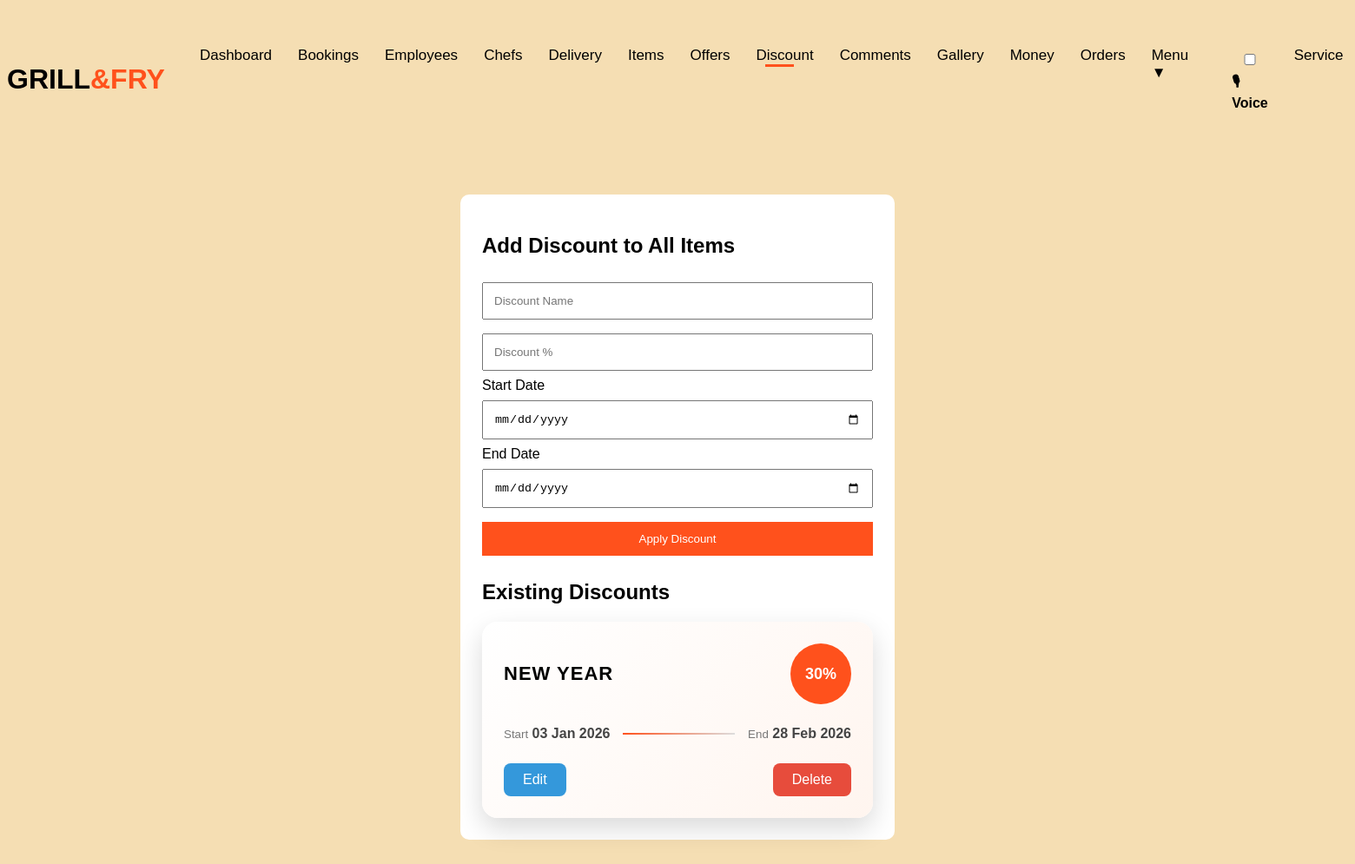
/admin_add_discount.php (signed in), run on the app's committed database.
### tables this page shows
CREATE TABLE `global_discounts` (
  `id` int(11) NOT NULL,
  `discount_name` varchar(100) NOT NULL,
  `discount_percent` int(11) NOT NULL,
  `start_date` date NOT NULL,
  `end_date` date NOT NULL,
  `is_active` tinyint(1) DEFAULT 1,
  `created_at` timestamp NOT NULL DEFAULT current_timestamp()
);

### admin_add_discount.php (the view, shortened to what this page needs)
<?php
require 'connection.php';
$discounts = $connection->query("
    SELECT *
    FROM global_discounts
    ORDER BY start_date DESC
");
include 'admin_nav.php';
?>
<!DOCTYPE html>
<html>
<head>
</head>
<body>
<div class="box">
<h2>Add Discount to All Items</h2>
<form method="post">
<input type="text" name="discount_name" placeholder="Discount Name" required>
<input type="number" name="discount_percent" min="1" max="90" placeholder="Discount %" required>
<label>Start Date</label>
<input type="date" name="start_date" required>
<label>End Date</label>
<input type="date" name="end_date" required>
<button type="submit">Apply Discount</button>
</form>
<div class="discounts-section">
    <h2>Existing Discounts</h2>
    <div class="discount-grid">
        <?php while ($d = $discounts->fetch_assoc()): ?>
        <div class="discount-card-pro">
            <div class="top-row">
                <h3><?= strtoupper(htmlspecialchars($d['discount_name'])) ?></h3>
                <div class="percent-circle">
                    <?= $d['discount_percent'] ?>%
                </div>
            </div>
            <div class="date-row">
                <div>
                    <small>Start</small>
                    <strong><?= date('d M Y', strtotime($d['start_date'])) ?></strong>
                </div>
                <div class="line"></div>
                <div>
                    <small>End</small>
                    <strong><?= date('d M Y', strtotime($d['end_date'])) ?></strong>
                </div>
            </div>
            <div class="action-row">
                <a href="admin_edit_discount.php?id=<?= $d['id'] ?>" class="btn-edit">Edit</a>
                <a href="?delete=<?= $d['id'] ?>"
                   onclick="return confirm('Delete this discount?')"
                   class="btn-delete">Delete</a>
            </div>
        </div>
        <?php endwhile; ?>
    </div>
</div>
</body>
</html>

### admin_add_discount.php (style rules this page uses)
body { background:wheat;font-family:Arial; }
.box { max-width:450px;margin:50px auto;background:#fff;padding:25px;border-radius:10px; }
input,button { width:100%;padding:12px;margin:8px 0; }
button { background:#ff511c;color:#fff;border:none; }
.discount-grid { display: grid; grid-template-columns: repeat(auto-fit, minmax(320px, 1fr)); gap: 30px; }
.discount-card-pro { background: linear-gradient(135deg, #ffffff, #fff5ef); border-radius: 18px; padding: 25px; box-shadow: 0 12px 30px rgba(0,0,0,.15); transition: transform .25s ease, box-shadow .25s ease; }
.top-row { display: flex; justify-content: space-between; align-items: center; }
.top-row h3 { margin: 0; font-size: 22px; letter-spacing: 1px; }
.percent-circle { width: 70px; height: 70px; background: #ff511c; color: white; border-radius: 50%; font-size: 18px; font-weight: bold; display: flex; align-items: center; justify-content: center; }
.date-row { display: flex; align-items: center; justify-content: space-between; margin: 25px 0; color: #444; }
.date-row small { color: #777; }
.line { flex: 1; height: 2px; background: linear-gradient(to right, #ff511c, #ddd); margin: 0 15px; }
.action-row { display: flex; justify-content: space-between; }
.btn-edit, .btn-delete { padding: 10px 22px; border-radius: 8px; color: white; text-decoration: none; font-weight: 500; }
.btn-edit { background: #3498db; }
.btn-delete { background: #e74c3c; }

### data on the page
global_discounts: discount_name "NEW YEAR", discount_percent "30", start_date "03 Jan 2026", end_date "28 Feb 2026"
